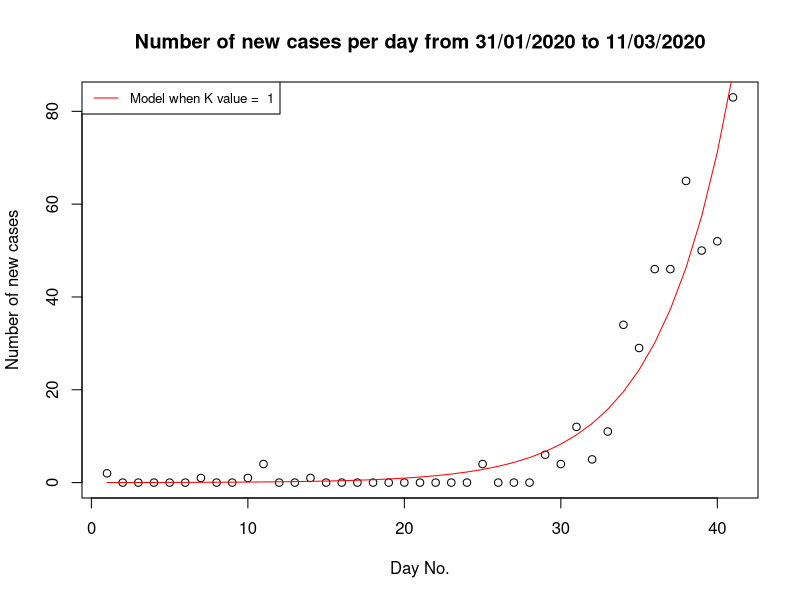
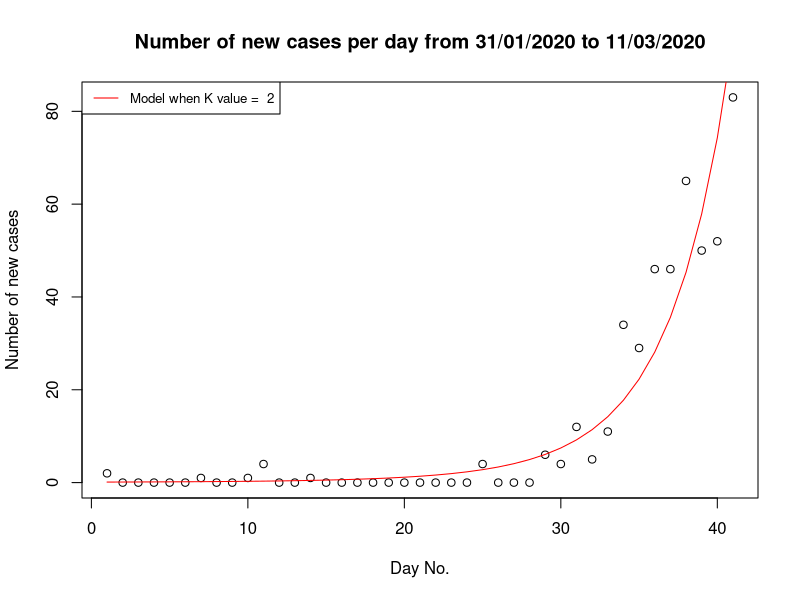
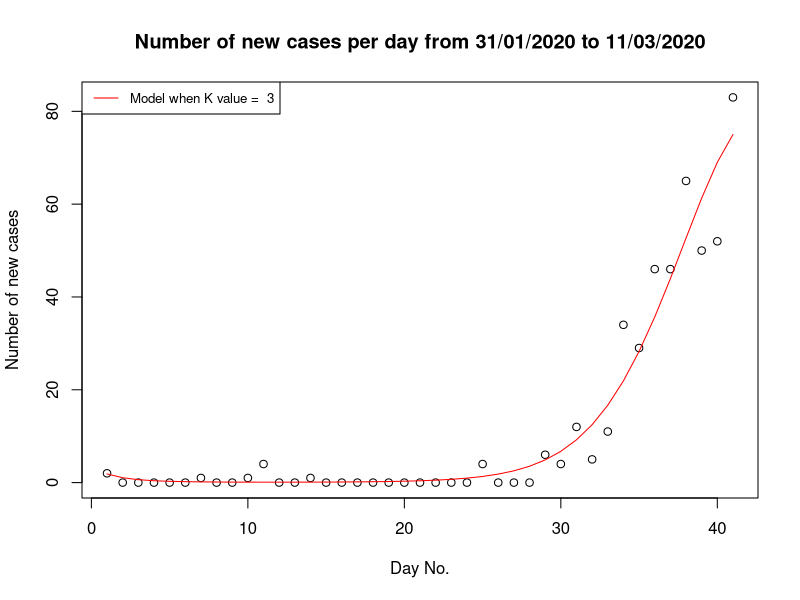
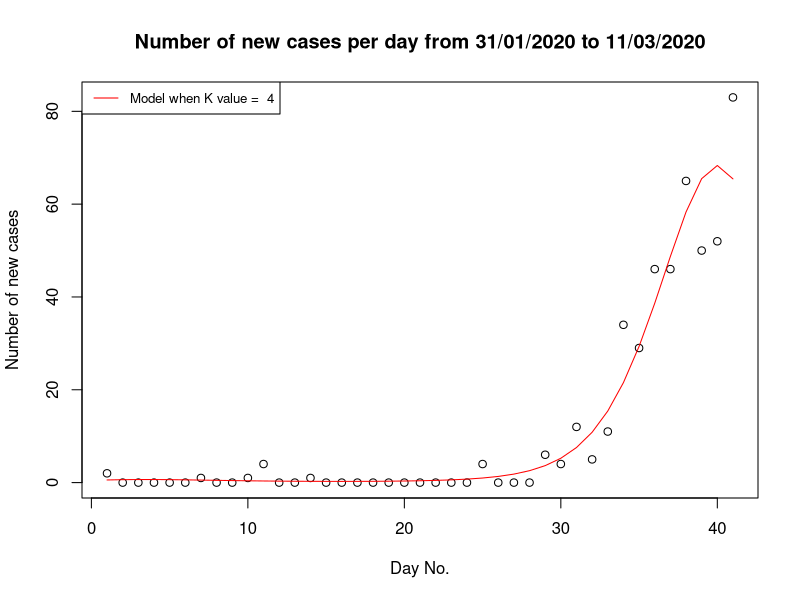
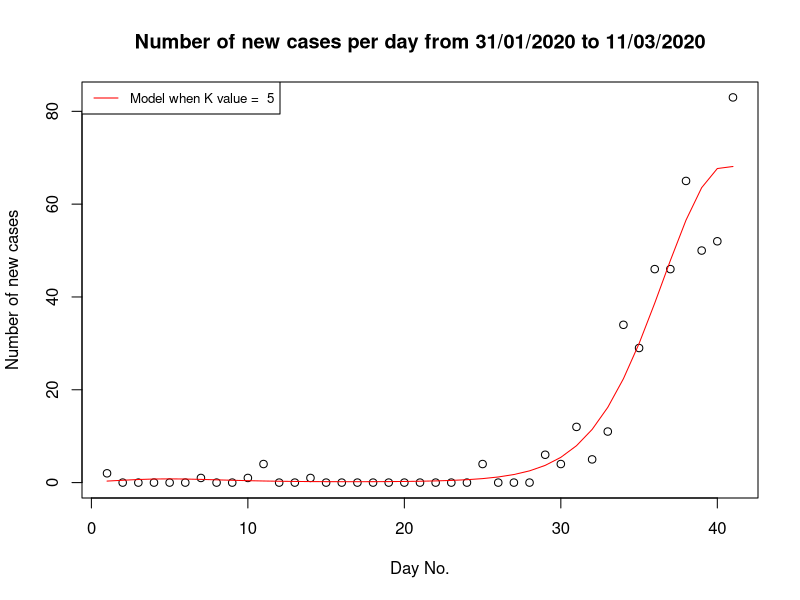
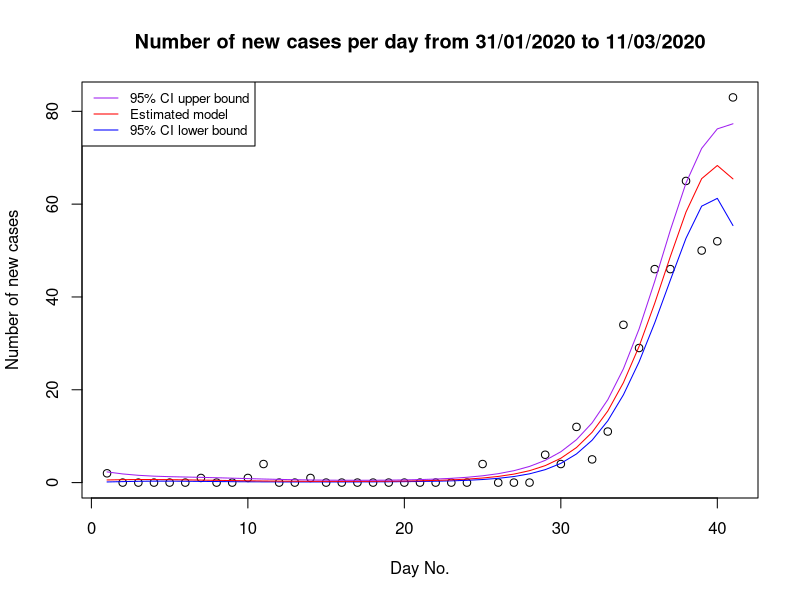

The R script that drew these images, in order:
## ---- chunk 1
cov <- read.table("covid19.csv", sep=",",header=TRUE)
# cov$CMODateCount #

# the simple model that allows for departure from unbounded exponential growth
N = function(t, n0, beta) {
  val = exp(n0)
  for (i in seq_along(beta)) {
    val = val * exp(beta[i]*t^i)
  }
  val
}
## ---- chunk 2
# produces function to evaluate the negative log likelihood of the model
# y_t ~ Poi(N(t)) independent

neg_loglike = function(theta,y) {
  n0 = theta[1]
  beta = theta[2:length(theta)]
  n = length(y)
  t = seq(-1, 1, length.out=n) # run from -1 to 1 in equal steps
# the model is invariant to units that time is measure in, so it doesn't matter if time is measure in seconds, days, or months.
  
  ll <-sum(dpois(y, N(t, n0, beta), log=TRUE)) # log likelihood of model
  -ll # negative log likelihood of model
}


# produces a function to work out AIC of the model
AIC = function(num_par, val_ll) {
  2*val_ll + 2 * num_par # note that it's not -2*val_ll because we are working with negative log likelihood
}
## ---- chunk 3
# fits models with K values from 1 to 5, finds the MLE for theta, finds AIC for each model

for (K in 1:5) {
  theta0 = integer(K+1) # initial parameter values
  
  # finds the MLE for theta using optim
  theta.hat = optim(theta0, neg_loglike, method="BFGS", y=cov$CMODateCount)
  
  n0.hat = theta.hat$par[1]
  beta.hat = theta.hat$par[2:length(theta.hat$par)]
  
  t = seq(-1, 1, length.out=length(cov$CMODateCount))
  
 # produce a plot of how well the model fits the data for K from 1 to 5
  with(cov,plot(1:41,cov$CMODateCount, main = "Number of new cases per day from 31/01/2020 to 11/03/2020",xlab = "Day No.", ylab = "Number of new cases"))
  
  e = exp(n0.hat)
  for (i in seq_along(beta.hat)) {
    e = e * exp(beta.hat[i] * t^i)
  }

  lines(1:length(cov$CMODateCount), e, col="red")
  legend("topleft", legend=paste("Model when K value = ", K), col="red", lty=1:2, cex=0.8)
  aic <- AIC(length(theta0), theta.hat$value)
  cat("AIC for K =", K, "is:", aic, "\n")
}

##Comment: By comparing the AIC values for each K from 1 to 5, the model with K=4 (i.e. 5 parameters) is the best model because it has the lowest AIC value. By minimising AIC, we minimise the Kullback-Leibler divergence. This implies the model with K=4 is the model that is the closest to the true model in the probabilistic average sense. 
## ---- chunk 4
# We want to test whether the model when K=4 can be simplified or not.
# Null hypothesis: the model with K=3 (Model A) is a good fit to the data
# Alternative hypothesis: the model with K=4 (Model B) is a good fit to the data
# We will conduct the hypothesis test using a generalised likelihood ratio statistic (GLRT) because Model A is nested in Model B. In addition, GLRT generalises the Neyman-Pearson test statistic which is the most powerful in simple hypotheses setting.


# H_0
K0 = 3 
par0 = integer(K0+1) # dimension of theta in H_0
theta0 = optim(par0, neg_loglike, method="BFGS", y=cov$CMODateCount) # MLE for theta when K=3

# H_1
K1 = 4
par1 = integer(K1+1) # dimension of theta in H_1
theta1 = optim(par1, neg_loglike, method="BFGS", y=cov$CMODateCount) # MLE for theta when K=4

t = 2 * (theta0$value - theta1$value) # GLRT test statisic
p <- 1- pchisq(t,df=1) # degree of freedom is 1 because H0 imposes 1 restriction on the parameter vector
p # p-value

# Comment: since the p-value = 0.00075 is very small, it implies that our data is not very consistent with H0 being true. Therefore, there is very strong evidence of rejecting H0. This implies the model when K=4 cannot be simplified further.  
## ---- chunk 5
# Working on the model with K=4
K1 = 4
par1= integer(K1+1)
theta1 = optim(par1, neg_loglike, method="BFGS", y=cov$CMODateCount,hessian=TRUE)

# the inverse of the hessian is the approximate covariance matrix
covar = solve(theta1$hessian)
print("The approximate covariance matrix is: ", quote=FALSE)
covar
## ---- chunk 6

# finds approximate 95% confidence intervals for logN(t)

T = function(ti) {
  c(1, ti^1, ti^2, ti^3, ti^4)
}

# writes a function which outputs the MLE of logN(t)
# since logN(t) is a linear transformation of the parameters, by invariance under bijective reparameterization, the MLE of logN(t) is the linear transformation of the MLE for each parameter.
logN = function(mle, ti) {
  val = sum(mle * T(ti))
  val
}

# writes a function which outputs an approximate covariance matrix for logN(t)
cov.logN = function(cov, ti) {
  val = t(T(ti)) %*% cov %*% T(ti) # by the standard results on transformation of covariance matrix that cov(AX) = Acov(X)t(A) where X is a random variable and A is a constant matrix with correct dimensions
  val
}

# writes a function which outputs the 95% confidence interval lower bound
ci.lower = function(ts, mle, cov) {
  val = rep(0, length(ts))
  for(i in seq_along(ts)) {
    val[i] = logN(mle, ts[i]) - qt(0.95, 36)*sqrt(cov.logN(cov, ts[i])) 
  }
  val # 95% confidence interval lower bound
}

# writes a function which outputs the 95% confidence interval upper bound
ci.upper = function(ts, mle, cov) {
  val = rep(0, length(ts))
  for(i in seq_along(ts)) {
    val[i] = logN(mle, ts[i]) + qt(0.95, 36)*sqrt(cov.logN(cov, ts[i]))
  }
  val # 95% confidence interval upper bound
}

# the estimated model
ci.avg = function(ts, mle, cov) {
  val = rep(0, length(ts))
  for(i in seq_along(ts)) {
    val[i] = logN(mle, ts[i])
  }
  val
}


# plots intervals for N(t)

t = seq(-1,1,length.out=length(cov$CMODateCount))

with(cov,plot(1:41,cov$CMODateCount, main = "Number of new cases per day from 31/01/2020 to 11/03/2020",xlab = "Day No.", ylab = "Number of new cases"))

lines(1:length(cov$CMODateCount), exp(ci.lower(t, theta1$par, covar)), col="blue")
lines(1:length(cov$CMODateCount), exp(ci.avg(t, theta1$par, covar)), col="red")
lines(1:length(cov$CMODateCount), exp(ci.upper(t, theta1$par, covar)), col="purple")
legend("topleft", 
       legend=c("95% CI upper bound", "Estimated model", "95% CI lower bound"), 
       col=c("purple", "red", "blue"), lty=1, cex=0.8)
